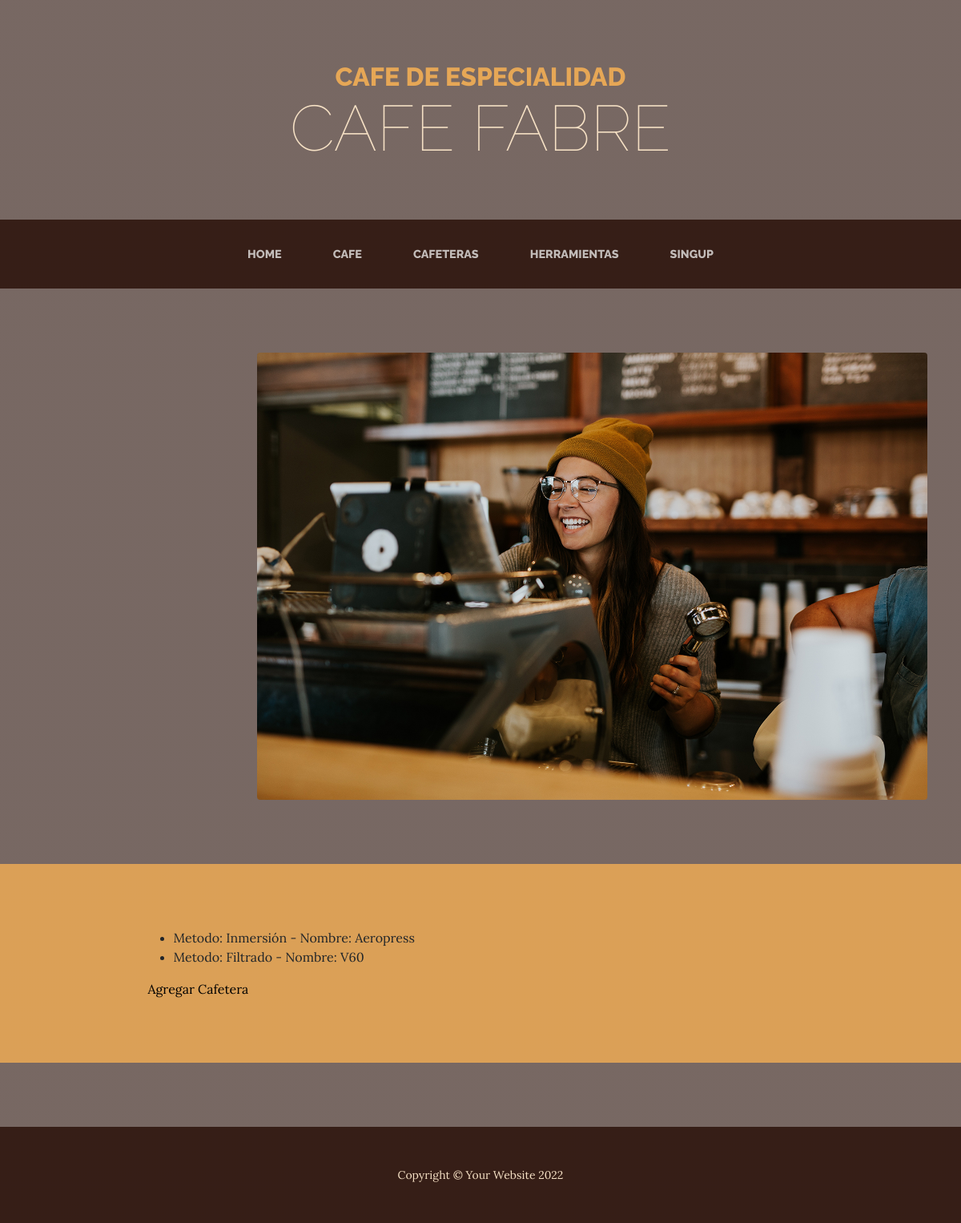
Before: /appcafe/cafeteras/ with the older database file.
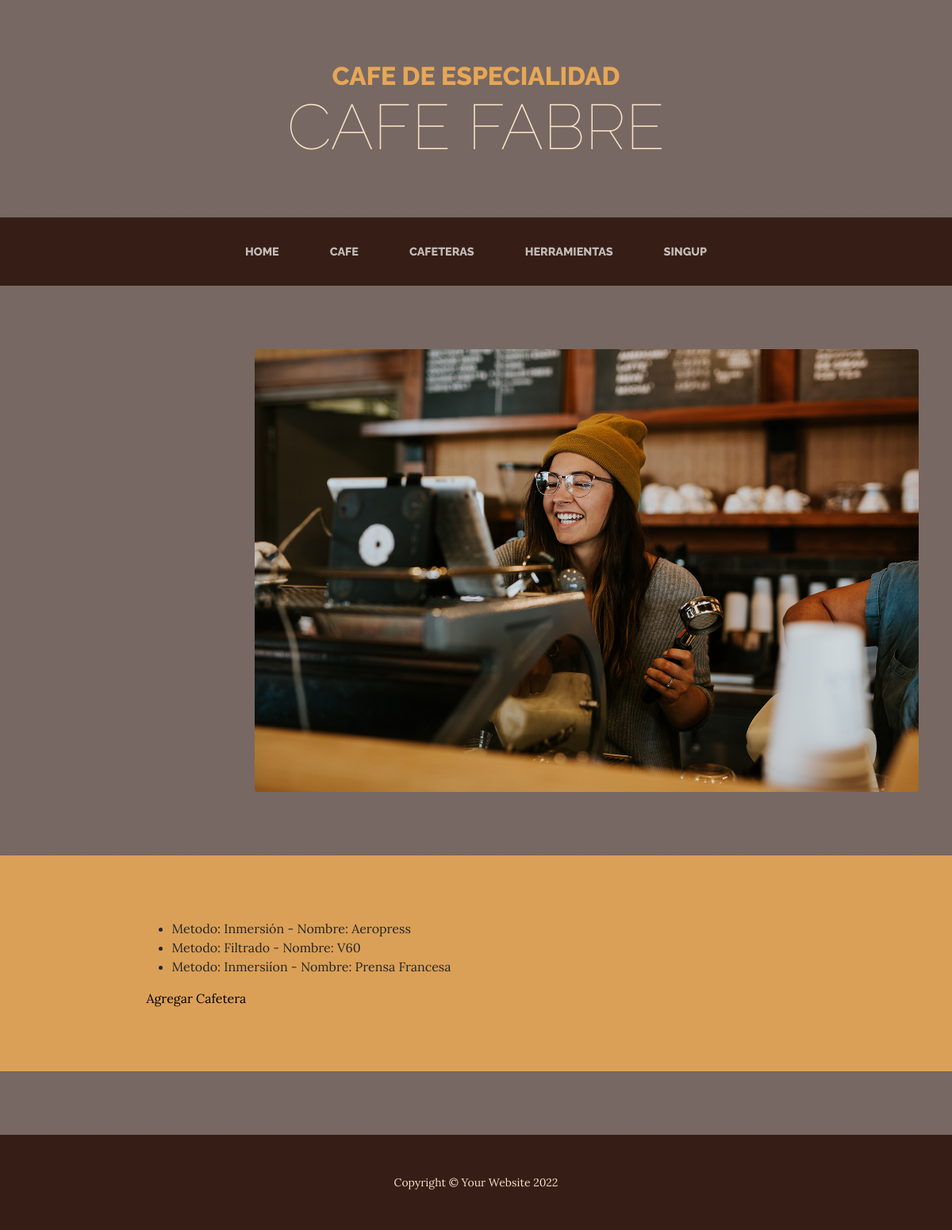
After: the same page with the newer database file.
### AppCafe/models.py (models this page shows)
class Cafetera(models.Model):
    metodo = models.CharField(max_length=50)
    nombre = models.CharField(max_length=50)

### AppCafe/views.py (the view)
# urls.py: path('cafeteras/', cafeteras, name="Cafeteras"),
def cafeteras(request):
     lista = Cafetera.objects.all()
     return render(request, "cafeteras.html", {"lista_cafeteras": lista})

### AppCafe/templates/cafeteras.html
{% extends 'padre.html' %}
{% load static %}
{% block contenidoQueCambia %}
<ul>
    {% for cafetera in lista_cafeteras %}
        <li> Metodo: {{cafetera.metodo}} - Nombre: {{cafetera.nombre}}</li>
    {% endfor %}
</ul>
<a href="{% url 'CafeteraFormulario' %}">Agregar Cafetera</a>
{% endblock contenidoQueCambia %}

Changed rows visible on the page:
added Cafetera: metodo "Inmersiíon", nombre "Prensa Francesa"
